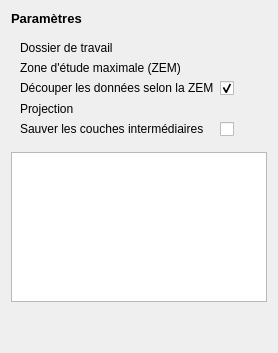
             <widget class="QWidget" name="paramsTab">
              <attribute name="title">
               <string>1 - Paramètres</string>
              </attribute>
              <layout class="QVBoxLayout" name="verticalLayout">
               <item>
                <widget class="QLabel" name="paramlabel">
                 <property name="sizePolicy">
                  <sizepolicy hsizetype="Fixed" vsizetype="Fixed">
                   <horstretch>0</horstretch>
                   <verstretch>0</verstretch>
                  </sizepolicy>
                 </property>
                 <property name="font">
                  <font>
                   <pointsize>10</pointsize>
                   <weight>75</weight>
                   <bold>true</bold>
                  </font>
                 </property>
                 <property name="text">
                  <string>Paramètres</string>
                 </property>
                </widget>
               </item>
               <item>
                <widget class="QFrame" name="paramsFrame">
                 <property name="sizePolicy">
                  <sizepolicy hsizetype="Expanding" vsizetype="Fixed">
                   <horstretch>0</horstretch>
                   <verstretch>0</verstretch>
                  </sizepolicy>
                 </property>
                 <property name="minimumSize">
                  <size>
                   <width>0</width>
                   <height>70</height>
                  </size>
                 </property>
                 <property name="frameShape">
                  <enum>QFrame::NoFrame</enum>
                 </property>
                 <property name="frameShadow">
                  <enum>QFrame::Raised</enum>
                 </property>
                 <layout class="QGridLayout" name="gridLayout">
                  <item row="0" column="0">
                   <widget class="QLabel" name="workspaceLabel">
                    <property name="sizePolicy">
                     <sizepolicy hsizetype="Fixed" vsizetype="Fixed">
                      <horstretch>0</horstretch>
                      <verstretch>0</verstretch>
                     </sizepolicy>
                    </property>
                    <property name="text">
                     <string>Dossier de travail</string>
                    </property>
                   </widget>
                  </item>
                  <item row="0" column="1">
                   <widget class="QgsFileWidget" name="workspace">
                    <property name="sizePolicy">
                     <sizepolicy hsizetype="Expanding" vsizetype="Fixed">
                      <horstretch>0</horstretch>
                      <verstretch>0</verstretch>
                     </sizepolicy>
                    </property>
                   </widget>
                  </item>
                  <item row="1" column="0">
                   <widget class="QLabel" name="boundsLayer">
                    <property name="sizePolicy">
                     <sizepolicy hsizetype="Fixed" vsizetype="Fixed">
                      <horstretch>0</horstretch>
                      <verstretch>0</verstretch>
                     </sizepolicy>
                    </property>
                    <property name="text">
                     <string>Zone d'étude maximale (ZEM)</string>
                    </property>
                   </widget>
                  </item>
                  <item row="1" column="1">
                   <widget class="QgsFileWidget" name="territoryLayer">
                    <property name="sizePolicy">
                     <sizepolicy hsizetype="Expanding" vsizetype="Fixed">
                      <horstretch>0</horstretch>
                      <verstretch>0</verstretch>
                     </sizepolicy>
                    </property>
                   </widget>
                  </item>
                  <item row="2" column="0">
                   <widget class="QLabel" name="boundsLayer_2">
                    <property name="sizePolicy">
                     <sizepolicy hsizetype="Fixed" vsizetype="Fixed">
                      <horstretch>0</horstretch>
                      <verstretch>0</verstretch>
                     </sizepolicy>
                    </property>
                    <property name="text">
                     <string>Découper les données selon la ZEM</string>
                    </property>
                   </widget>
                  </item>
                  <item row="2" column="1">
                   <widget class="QCheckBox" name="dataClipFlag">
                    <property name="layoutDirection">
                     <enum>Qt::LeftToRight</enum>
                    </property>
                    <property name="text">
                     <string/>
                    </property>
                    <property name="checked">
                     <bool>true</bool>
                    </property>
                   </widget>
                  </item>
                  <item row="3" column="0">
                   <widget class="QLabel" name="label_47">
                    <property name="sizePolicy">
                     <sizepolicy hsizetype="Fixed" vsizetype="Fixed">
                      <horstretch>0</horstretch>
                      <verstretch>0</verstretch>
                     </sizepolicy>
                    </property>
                    <property name="text">
                     <string>Projection</string>
                    </property>
                   </widget>
                  </item>
                  <item row="3" column="1">
                   <widget class="QgsProjectionSelectionWidget" name="paramsCrs">
                    <property name="sizePolicy">
                     <sizepolicy hsizetype="Expanding" vsizetype="Fixed">
                      <horstretch>0</horstretch>
                      <verstretch>0</verstretch>
                     </sizepolicy>
                    </property>
                   </widget>
                  </item>
                  <item row="4" column="0">
                   <widget class="QLabel" name="boundsLayer_3">
                    <property name="sizePolicy">
                     <sizepolicy hsizetype="Fixed" vsizetype="Fixed">
                      <horstretch>0</horstretch>
                      <verstretch>0</verstretch>
                     </sizepolicy>
                    </property>
                    <property name="text">
                     <string>Sauver les couches intermédiaires</string>
                    </property>
                   </widget>
                  </item>
                  <item row="4" column="1">
                   <widget class="QCheckBox" name="saveTmpResultsFlag">
                    <property name="layoutDirection">
                     <enum>Qt::LeftToRight</enum>
                    </property>
                    <property name="text">
                     <string/>
                    </property>
                    <property name="checked">
                     <bool>false</bool>
                    </property>
                   </widget>
                  </item>
                 </layout>
                </widget>
               </item>
               <item>
                <widget class="QTableView" name="paramsView">
                 <property name="enabled">
                  <bool>true</bool>
                 </property>
                 <property name="maximumSize">
                  <size>
                   <width>16777215</width>
                   <height>150</height>
                  </size>
                 </property>
                 <property name="editTriggers">
                  <set>QAbstractItemView::NoEditTriggers</set>
                 </property>
                 <property name="dragEnabled">
                  <bool>false</bool>
                 </property>
                 <property name="alternatingRowColors">
                  <bool>false</bool>
                 </property>
                 <property name="selectionBehavior">
                  <enum>QAbstractItemView::SelectItems</enum>
                 </property>
                 <property name="sortingEnabled">
                  <bool>false</bool>
                 </property>
                </widget>
               </item>
               <item>
                <spacer name="verticalSpacer">
                 <property name="orientation">
                  <enum>Qt::Vertical</enum>
                 </property>
                 <property name="sizeHint" stdset="0">
                  <size>
                   <width>20</width>
                   <height>40</height>
                  </size>
                 </property>
                </spacer>
               </item>
              </layout>
             </widget>
